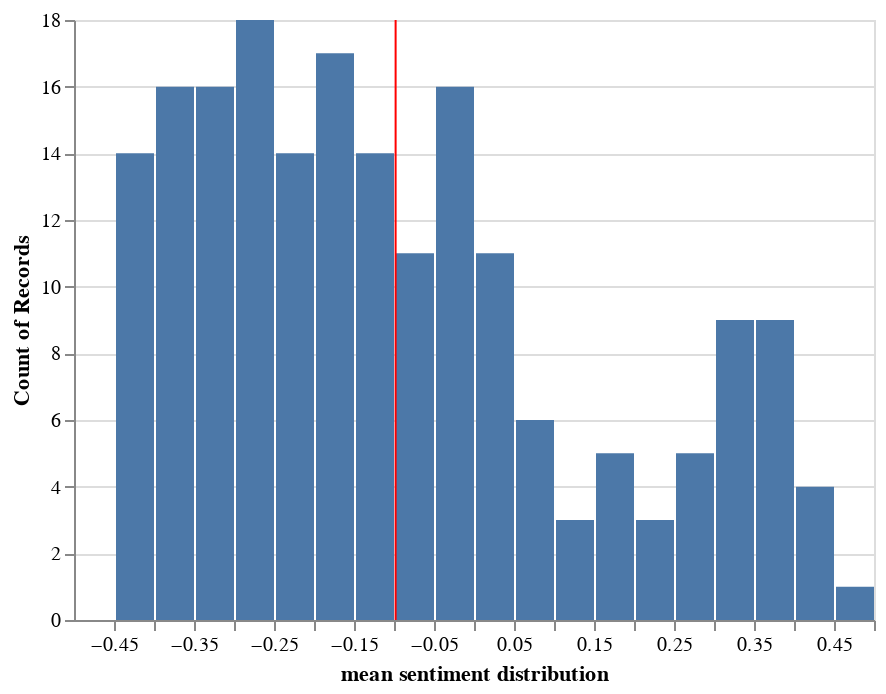

This figure's notebook cell:
### Markdown cell above
## Sentiment score overall

### Code cell
source = free_grouped_score

hist_free_all_com = alt.Chart(source).mark_bar().encode(
    alt.X('sentimentScore:Q',bin=alt.Bin(maxbins=30), title="mean sentiment distribution"),
    y='count()')

rule = alt.Chart(source).mark_rule(color='red').encode(
    x=alt.X('sentimentScore:Q', aggregate='mean'))

hist_free_all_com = hist_free_all_com + rule
hist_free_all_com.display(renderer='svg')

### Figure 1 — Vega-Lite specification as saved in the notebook (floating-point values rounded to 4 significant figures; data arrays with more than 128 entries replaced by an {"elided": "..."} marker saying what was removed)
{"config": {"view": {"continuousWidth": 400, "continuousHeight": 300}}, "layer": [{"mark": "bar", "encoding": {"x": {"type": "quantitative", "bin": {"maxbins": 30}, "field": "sentimentScore", "title": "mean sentiment distribution"}, "y": {"type": "quantitative", "aggregate": "count"}}}, {"mark": {"type": "rule", "color": "red"}, "encoding": {"x": {"type": "quantitative", "aggregate": "mean", "field": "sentimentScore"}}}], "data": {"name": "data-43431576dbf9d42a331bcd71066e977f"}, "$schema": "https://vega.github.io/schema/vega-lite/v4.8.1.json", "datasets": {"data-43431576dbf9d42a331bcd71066e977f": {"elided": "192 records"}}}
